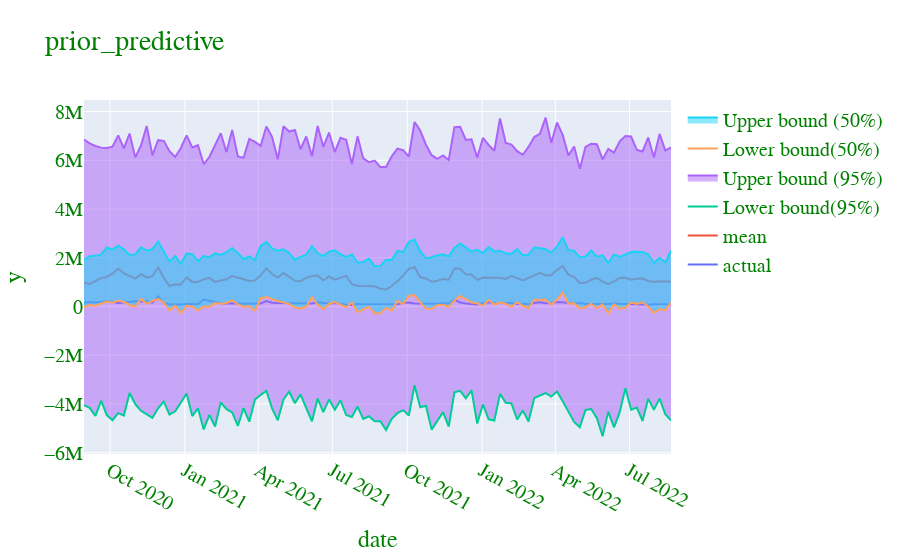

Notebook cell for this chart:
### Code cell
# we use a custom plotting function to plot the mean and 95% and 50% HDI
plot_predictive(model=mmm, label="prior_predictive", actuals=y)
